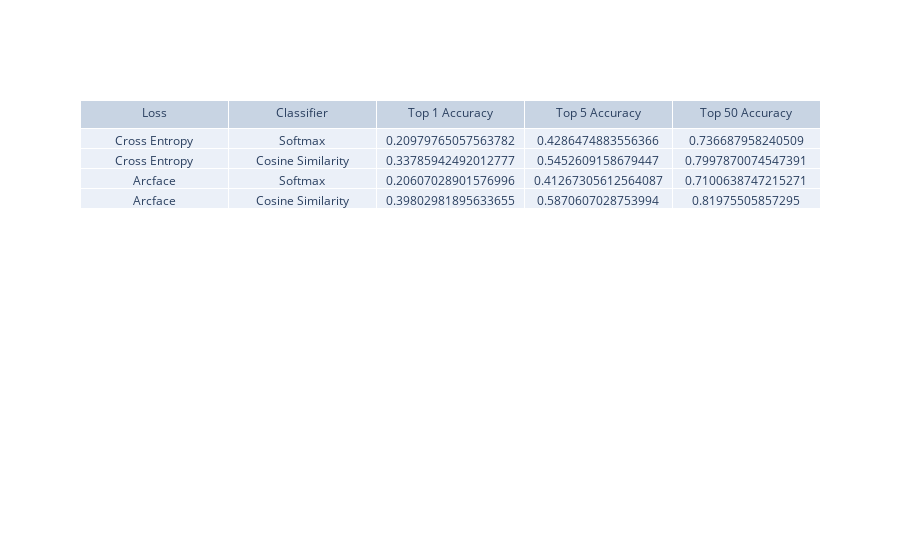

The cell this chart's notebook holds for it:
### Code cell
eval_table = go.Figure(
    data=[
        go.Table(
            header={"values": ["Loss", "Classifier", "Top 1 Accuracy", "Top 5 Accuracy", "Top 50 Accuracy"]},
            cells={
                "values": [
                    ["Cross Entropy", "Cross Entropy", "Arcface", "Arcface"],
                    ["Softmax", "Cosine Similarity", "Softmax", "Cosine Similarity"],
                    [
                        softmax_cross_entropy_eval_results["top_1_accuracy"],
                        softmax_similarity_eval_results["top_1_accuracy"],
                        arcface_cross_entropy_eval_results["top_1_accuracy"],
                        arcface_similarity_eval_results["top_1_accuracy"]
                    ],
                    [
                        softmax_cross_entropy_eval_results["top_5_accuracy"],
                        softmax_similarity_eval_results["top_5_accuracy"],
                        arcface_cross_entropy_eval_results["top_5_accuracy"],
                        arcface_similarity_eval_results["top_5_accuracy"]
                    ],
                    [
                        softmax_cross_entropy_eval_results["top_50_accuracy"],
                        softmax_similarity_eval_results["top_50_accuracy"],
                        arcface_cross_entropy_eval_results["top_50_accuracy"],
                        arcface_similarity_eval_results["top_50_accuracy"]
                    ],
                ]
            }
        )
    ]
)

eval_table.show()

### Figure 1 — Plotly figure (JSON) as saved in the notebook; plotly's stock layout.template omitted (floating-point values rounded to 4 significant figures)
{"data": [{"cells": {"values": [["Cross Entropy", "Cross Entropy", "Arcface", "Arcface"], ["Softmax", "Cosine Similarity", "Softmax", "Cosine Similarity"], [0.2098, 0.3379, 0.2061, 0.398], [0.4286, 0.5453, 0.4127, 0.5871], [0.7367, 0.7998, 0.7101, 0.8198]]}, "header": {"values": ["Loss", "Classifier", "Top 1 Accuracy", "Top 5 Accuracy", "Top 50 Accuracy"]}, "type": "table"}], "layout": {}}
